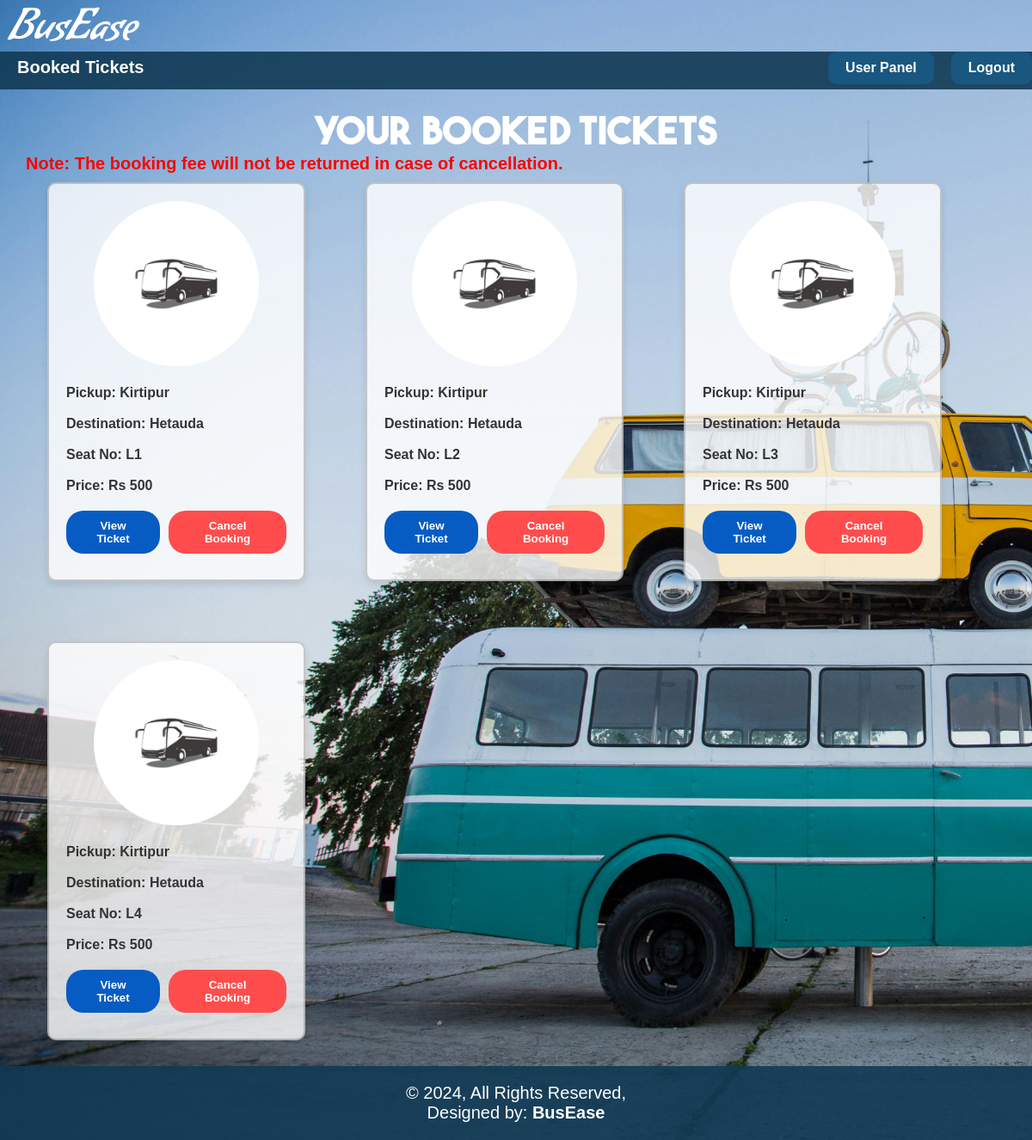
Page /php/ViewBookedTickets.php (signed in) on the committed database.
### tables this page shows
CREATE TABLE `ticket` (
  `id` int(255) NOT NULL,
  `bus_id` int(255) NOT NULL,
  `seat` varchar(255) NOT NULL,
  `username` varchar(255) NOT NULL,
  `price` int(255) NOT NULL
);

CREATE TABLE `bus_info` (
  `bus_id` int(255) NOT NULL,
  `pickup` varchar(255) NOT NULL,
  `destination` varchar(255) NOT NULL,
  `date` datetime(6) NOT NULL,
  `price` int(255) NOT NULL
);

### php/ViewBookedTickets.php (the view, shortened to what this page needs)
<?php
include("connect.php");
$username = $_SESSION["username"];
?>
<!DOCTYPE html>
<html lang="en">
<head>
    <link rel="stylesheet" href="../css/view.css">
</head>
<body>
    <div class="wrapper">
        <div class="header">
            <div class="logo">
                <a href="homepage.html">BusEase</a>
            </div>
        </div>
        <div class="nav">
            <div class="nav1">
                <h1>Booked Tickets</h1>
            </div>
            <div class="nav2">
                <ul>
                    <li><a href="user.php">User Panel</a></li>
                    <li><a class="logout_button" href="logout.php">Logout</a></li>
                </ul>
            </div>
        </div>
        <div class="container">
            <h1 align="center">Your Booked Tickets</h1>
            <marquee style="color: red; font-size: 20px; font-weight: bold; margin-bottom:10px;">Note: The booking fee will not be returned in case of cancellation.</marquee>
            <div class="grid">
                <?php
                $query = "
                SELECT ticket.id AS ticket_id, bus_info.bus_id, bus_info.pickup, bus_info.destination, bus_info.price, ticket.seat
                FROM ticket
                JOIN bus_info ON ticket.bus_id = bus_info.bus_id
                WHERE ticket.username = ?";
                if ($stmt = mysqli_prepare($conn, $query)) {
                    mysqli_stmt_bind_param($stmt, "s", $username);
                    mysqli_stmt_execute($stmt);
                    $result = mysqli_stmt_get_result($stmt);
                    if ($result) {
                        if (mysqli_num_rows($result) > 0) {
                            while ($row = mysqli_fetch_assoc($result)) {
                                ?>
                                <div style="text-align: center; font-weight: bold" class="dis">
                                    <img src="../Pictures/buslogopfp.png" alt="busphoto" style="width: 75%;">
                                    <br><br>
                                    <label>Pickup: <?php echo htmlspecialchars($row['pickup']); ?></label><br>
                                    <label>Destination: <?php echo htmlspecialchars($row['destination']); ?></label><br>
                                    <label>Seat No: <?php echo htmlspecialchars($row['seat']); ?></label><br>
                                    <label>Price: Rs <?php echo htmlspecialchars($row['price']); ?></label>
                                    <div class="button-container" style="display: flex; margin-top: 10px; gap: 10px;">
                                        <form method="post" action="ticket.php">
                                            <button type="submit" class="cancel_button" style="background-color: #075cc3;" onmouseover="this.style.backgroundColor='#0772f4'" onmouseout="this.style.backgroundColor='#075cc3';">View Ticket</button>
                                        </form>
                                        <form method="post" action="CancelBooking.php">
                                            <button type="submit" class="cancel_button">Cancel Booking</button>
                                        </form>
                                    </div>
                                </div>
                                <?php
                            }
                        } else {
                            echo "<p>No tickets found</p>";
                        }
                    } else {
                        echo "<p>Error fetching data: " . mysqli_error($conn) . "</p>";
                    }
                }
                ?>
            </div>
        </div>
        <div class="footer" style="margin-top: 0px;">
            <p>&copy; 2024, All Rights Reserved,<br>Designed by: <b>BusEase</b></p>
        </div>
    </div>
</body>
</html>

### css/view.css (style rules this page uses)
* { padding: 0px; margin: 0px; box-sizing: border-box; }
body { background-image: url(../Pictures/background_image_for_admin.jpg); background-repeat: no-repeat; background-attachment: fixed; background-size: cover; font-family: "Titillium Web", Arial, Helvetica; display: flex; flex-direction: column; height: 100vh; }
.wrapper { width: 100%; margin: 0 auto; flex-grow: 1; display: flex; flex-direction: column; }
.header { display: flex; vertical-align: middle; width: 100%; height: 60px; }
.logo { padding-left: 10px; float: left; }
.logo a { text-decoration: none; color: #ffffff; font-size: 50px; font-family: font; }
.nav { background-color: rgba(17 ,58, 85,0.9); width: 100%; height: 44px; }
.nav h1 { margin: 0; padding: 7px 20px; float: left; color: #fff; font-size: 20px; }
.nav2 ul { margin: 0; padding: 0; list-style: none; float: right; }
.nav2 ul li { display: inline; }
.nav2 ul li a { margin-left: 20px; background-color: #195780; border: none; color: #fff; text-decoration: none; padding: 9.8px 20px; float: left; font-weight: bold; border-radius: 10px; }
.container { display: flex; flex-direction: column; padding: 30px; flex-grow: 1; }
.container h1 { color: rgb(255, 255, 255); font-family: myfont; text-transform: uppercase; margin-bottom: 0px; font-size: 45px; }
.grid { padding-left: 25px; display: flex; flex-wrap: wrap; gap: 70px; }
.dis { width: 300px; padding: 20px; border: 2px solid rgba(0, 0, 0, 0.2); background-color: rgba(255, 255, 255, 0.8); box-shadow: 0px 4px 8px rgba(0, 0, 0, 0.1); border-radius: 10px; transition: transform 0.3s, box-shadow 0.3s; }
.dis label { text-align: left; font-weight: bold; display: block; font-size: 16px; color: #333; }
button.cancel_button { display: block; margin: 10px auto; padding: 10px 20px; background-color: #ff4d4d; color: white; border: none; border-radius: 20px; cursor: pointer; font-weight: bold; transition: background-color 0.3s, transform 0.3s; }
.footer { margin-top: 35px; width: 100%; padding-top: 20px; padding-bottom: 20px; background-color:rgba(17 ,58, 85,0.9); }
.footer p { margin: 0; padding: 0; color: #fff; text-align: center; font-size: 20px; }

### rows in the picture
ticket: bus.pickup "Kirtipur", bus.destination "Hetauda", seat "L1", bus.price "500"
ticket: bus.pickup "Kirtipur", bus.destination "Hetauda", seat "L2", bus.price "500"
ticket: bus.pickup "Kirtipur", bus.destination "Hetauda", seat "L3", bus.price "500"
ticket: bus.pickup "Kirtipur", bus.destination "Hetauda", seat "L4", bus.price "500"
